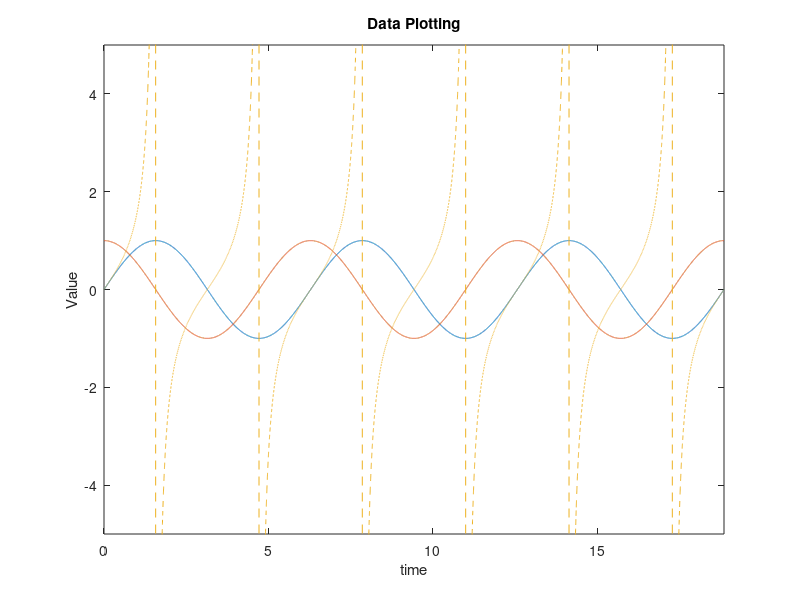

Recreate this plot in MATLAB. (Note: this script raises an error after producing the figure.)
close all;
clear all;
clc;

x = 0:0.001:6*pi;
y1 = sin(x);
y2 = cos(x);
y3 = tan(x);
 
figure
plot(x,y1,x,y2,x,y3,'--')
axis([ 0, 6*pi, -5, 5])

title('Data Plotting')
xlabel('time')
ylabel('Value')

A = {'Time', 'sine(Time)','cosine(Time)','tangent(Time)'};
B = [x' y1' y2' y3']
C = num2cell(B)
D = [A ; C]
filename = 'HW3_1770027.xlsx';
writecell(D,filename);
